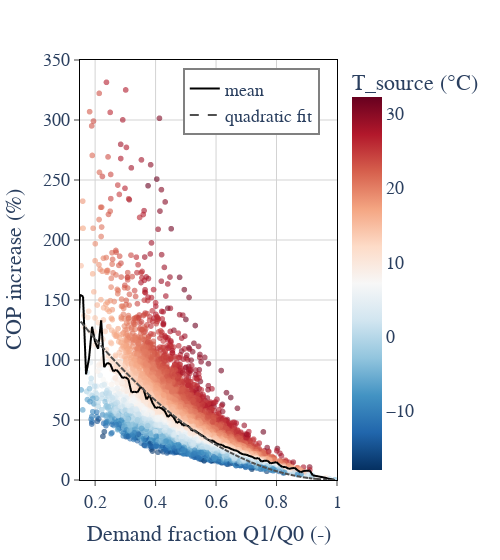

Source (notebook cell):
### Code cell
import plotly.graph_objects as go

print((cop_improvements - 1).mean())



fig = sciencify_plotly_fig(
    px.scatter(
        x=post_ref_dem_frac,
        y=(cop_improvements - 1) * 100,
        color=T_source,
        # marginal_y="histogram",
        color_continuous_scale=px.colors.diverging.RdBu_r,
        opacity=0.6
    )
)


fig.update_layout(
    yaxis_title="COP increase (%)",
    xaxis_title=r"Demand fraction Q1/Q0 (-)",
    coloraxis_colorbar_title="T_source (°C)",
    width=500,
    xaxis_range=(.15, 1),
    yaxis_range=(0, 350),
    font_family="cm",
    font_size=18,
    legend=dict(
        x=0.4,
        y=0.98,
        bordercolor="gray",
        borderwidth=2,
    ),
)

fig.add_trace(
    go.Scattergl(
        x=mean_post_ref_COP_change.index,
        y=mean_post_ref_COP_change.values * 100,
        mode="lines",
        marker=dict(color="black"),
        name="mean",
    )
)
from scipy.optimize import curve_fit

def square_func(x,a):
    # return a*x**2+b*x+c
    return a*(x-1)**2+0


p_square,v = curve_fit(square_func, post_ref_dem_frac, (cop_improvements-1)*100)


post_ref_dem_frac.sort()
fig.add_trace(
    go.Scattergl(
        x=post_ref_dem_frac,
        y=square_func(post_ref_dem_frac,*p_square),
        mode="lines",
        line=dict(color="#505050", dash="dash"),
        name="quadratic fit",
    )
)
fig.write_image("figures/COP_increase.pdf")
fig

### Figure 1 — Plotly figure (JSON) as saved in the notebook; plotly's stock layout.template omitted (floating-point values rounded to 4 significant figures; data arrays with more than 128 entries replaced by an {"elided": "..."} marker saying what was removed)
{"data": [{"hovertemplate": "x=%{x}<br>y=%{y}<br>color=%{marker.color}<extra></extra>", "legendgroup": "", "marker": {"color": {"elided": "8760 float values"}, "coloraxis": "coloraxis", "opacity": 0.6, "symbol": "circle"}, "mode": "markers", "name": "", "showlegend": false, "type": "scattergl", "x": {"elided": "8760 float values"}, "xaxis": "x", "y": {"elided": "8760 float values"}, "yaxis": "y"}, {"marker": {"color": "black"}, "mode": "lines", "name": "mean", "type": "scattergl", "x": [0.02, 0.03, 0.07, 0.09, 0.11, 0.12, 0.13, 0.14, 0.15, 0.16, 0.17, 0.18, 0.19, 0.2, 0.21, 0.22, 0.23, 0.24, 0.25, 0.26, 0.27, 0.28, 0.29, 0.3, 0.31, 0.32, 0.33, 0.34, 0.35, 0.36, 0.37, 0.38, 0.39, 0.4, 0.41, 0.42, 0.43, 0.44, 0.45, 0.46, 0.47, 0.48, 0.49, 0.5, 0.51, 0.52, 0.53, 0.54, 0.55, 0.56, 0.57, 0.58, 0.59, 0.6, 0.61, 0.62, 0.63, 0.64, 0.65, 0.66, 0.67, 0.68, 0.69, 0.7, 0.71, 0.72, 0.73, 0.74, 0.75, 0.76, 0.77, 0.78, 0.79, 0.8, 0.81, 0.82, 0.83, 0.84, 0.85, 0.86, 0.87, 0.88, 0.89, 0.91, 0.92, 0.96, 0.97, 0.99], "y": [null, 174.2, 268.4, 90.31, 99.08, 85.78, 73.06, 107.2, 154.4, 153.0, 88.06, 101.6, 127.8, 114.8, 109.2, 133.2, 93.95, 97.58, 96.65, 90.51, 91.94, 89.16, 85.0, 85.72, 83.83, 73.02, 73.57, 72.99, 77.36, 75.88, 67.12, 70.65, 64.09, 59.87, 60.78, 59.59, 57.56, 52.47, 54.56, 52.09, 47.52, 48.84, 45.52, 45.68, 44.81, 41.16, 41.33, 39.33, 37.73, 36.25, 34.0, 32.89, 32.75, 30.75, 29.57, 29.25, 27.57, 27.17, 25.87, 24.87, 24.3, 22.42, 21.36, 21.08, 20.05, 19.3, 17.78, 18.34, 15.38, 16.05, 16.04, 13.83, 14.4, 14.85, 12.49, 10.76, 10.86, 9.281, 9.745, 10.08, 7.995, 6.48, 7.566, 7.846, 3.861, 1.972, 1.165, 0.2974]}, {"line": {"color": "#505050", "dash": "dash"}, "mode": "lines", "name": "quadratic fit", "type": "scattergl", "x": {"elided": "8760 float values"}, "y": {"elided": "8760 float values"}}], "layout": {"coloraxis": {"colorbar": {"title": {"text": "T_source (°C)"}}, "colorscale": [[0, "rgb(5,48,97)"], [0.1, "rgb(33,102,172)"], [0.2, "rgb(67,147,195)"], [0.3, "rgb(146,197,222)"], [0.4, "rgb(209,229,240)"], [0.5, "rgb(247,247,247)"], [0.6, "rgb(253,219,199)"], [0.7, "rgb(244,165,130)"], [0.8, "rgb(214,96,77)"], [0.9, "rgb(178,24,43)"], [1, "rgb(103,0,31)"]]}, "font": {"family": "cm", "size": 18}, "legend": {"bordercolor": "gray", "borderwidth": 2, "tracegroupgap": 0, "x": 0.4, "y": 0.98}, "margin": {"t": 60}, "plot_bgcolor": "white", "width": 500, "xaxis": {"anchor": "y", "domain": [0, 1], "gridcolor": "lightgrey", "linecolor": "black", "mirror": true, "range": [0.15, 1], "showline": true, "ticks": "outside", "title": {"text": "Demand fraction Q1/Q0 (-)"}}, "yaxis": {"anchor": "x", "domain": [0, 1], "gridcolor": "lightgrey", "linecolor": "black", "mirror": true, "range": [0, 350], "showline": true, "ticks": "outside", "title": {"text": "COP increase (%)"}}}}
